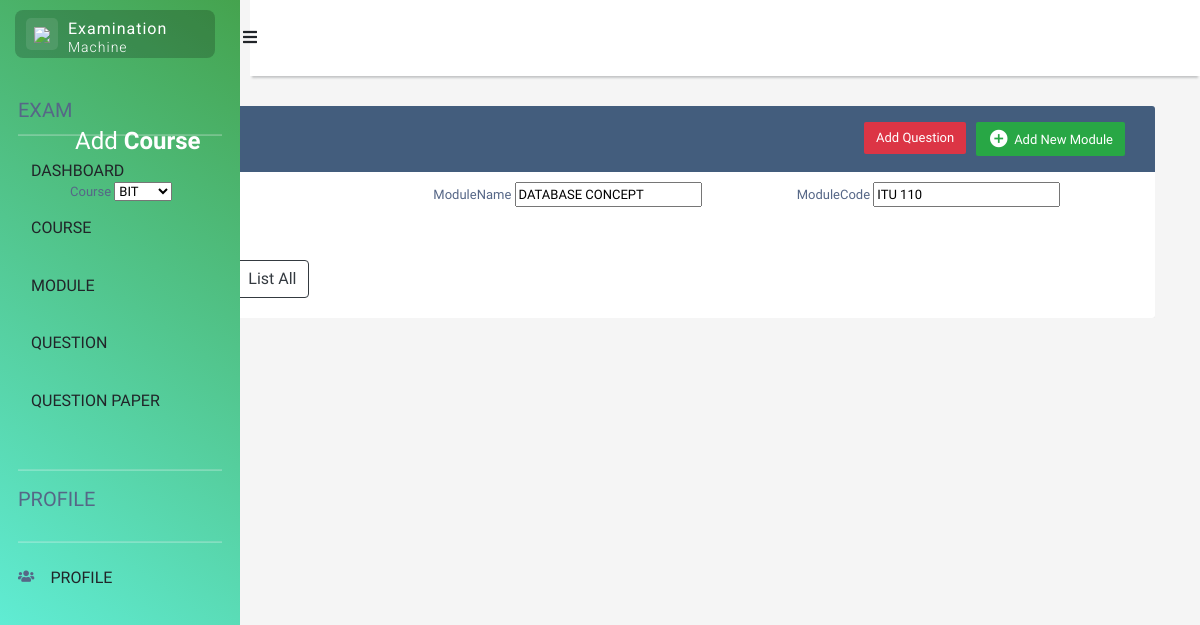
Screenshot of /updatemodule/12/ with the database file from the repository.
### FYPAPP/models.py (models this page shows, shortened)
class Masomo(models.Model):
    moduleName = models.CharField(max_length=30)
    moduleCode = models.CharField(max_length=30)
    course = models.ForeignKey('Course', on_delete=models.CASCADE, null=True)

### FYPAPP/views.py (the view)
# urls.py: path('updatemodule/<str:pk>/', views.update_module, name="update_module"),
def update_module(request, pk):
    masomo = Masomo.objects.get(id=pk)
    form = MasomoForm(instance=masomo)
    if request.method == "POST":
        form = MasomoForm(request.POST, instance=masomo)
        if form.is_valid():
            form.save()
            return redirect('/moduledata')
    context = {"form":form}
    return render(request, 'FYPAPP/add_module.html', context)

### FYPAPP/forms.py
class MasomoForm(forms.ModelForm):
    class Meta:
        model = Masomo
        fields = '__all__'

### FYPAPP/models.py (called while the page is built)
    def __str__(self):
        return self.courseName

### templates/FYPAPP/add_module.html (shortened to what this page needs)
{% extends 'mtihani/home.html' %}
{% block content %}
<!DOCTYPE html>
<html lang="en">
<head>
<link rel="stylesheet" href="https://stackpath.bootstrapcdn.com/bootstrap/4.5.0/css/bootstrap.min.css">
<link rel="stylesheet" href="https://maxcdn.bootstrapcdn.com/font-awesome/4.7.0/css/font-awesome.min.css">
</head>
<body>
<div class="container-xl">
	<div class="table-responsive">
		<div class="table-wrapper">
			<div class="table-title">
				<div class="row">
					<div class="col-sm-6">
						<h2>Add <b>Course</b></h2>
					</div>
					<div class="col-sm-6">
						<a href="#addCourseModal" class="btn btn-success" data-toggle="modal"><i class="material-icons">&#xE147;</i> <span>Add New Module</span></a>
						<a href="{% url 'FYPAPP:add_course' %}" class="btn btn-danger">Add Question</a>
					</div>
				</div>
			</div>
			<form method="POST" action="#">
<div class="row g-1">
    <div class="col">
      <div class="form-outline">
        <label class="form-label" for="form9Example1">Course</label>
        {{ form.course }}
      </div>
    </div>
    <div class="col">
      <div class="form-outline">
        <label class="form-label" for="form9Example3">ModuleName</label>
        {{ form.moduleName }}
      </div>
    </div>
	<div class="col">
		<div class="form-outline">
			<label class="form-label" for="form9Example4">ModuleCode</label>
			{{ form.moduleCode}}
		</div>
	</div>
  </div>
        <div class="mt-5">
            <button type="submit" class="btn btn-primary">Submit</button>
            <button type="reset" class="btn btn-secondary ms-2">Reset</button>
            <a href="{% url 'FYPAPP:module_manage' %}" class="btn btn-outline-dark ms-2">List All</a>
        </div>
    </form>
		</div>
	</div>
</div>
</body>
</html>
{% endblock content%}

### templates/mtihani/home.html (style rules this page uses)
body { background-color: #e6e6e6; }

### templates/FYPAPP/add_module.html (style rules this page uses)
body { color: #566787; background: #f5f5f5; font-family: 'Varela Round', sans-serif; font-size: 13px; }
.table-responsive { margin: 30px 0; }
.table-wrapper { background: #fff; padding: 20px 25px; border-radius: 3px; min-width: 1000px; box-shadow: 0 1px 1px rgba(0,0,0,.05); }
.table-title { padding-bottom: 15px; background: #435d7d; color: #fff; padding: 16px 30px; min-width: 100%; margin: -20px -25px 10px; border-radius: 3px 3px 0 0; }
.table-title h2 { margin: 5px 0 0; font-size: 24px; }
.table-title .btn { color: #fff; float: right; font-size: 13px; border: none; min-width: 50px; border-radius: 2px; border: none; outline: none !important; margin-left: 10px; }
.table-title .btn i { float: left; font-size: 21px; margin-right: 5px; }
.table-title .btn span { float: left; margin-top: 2px; }

### rows the page displays
Masomo: course "BIT", moduleName "DATABASE CONCEPT", moduleCode "ITU 110"
